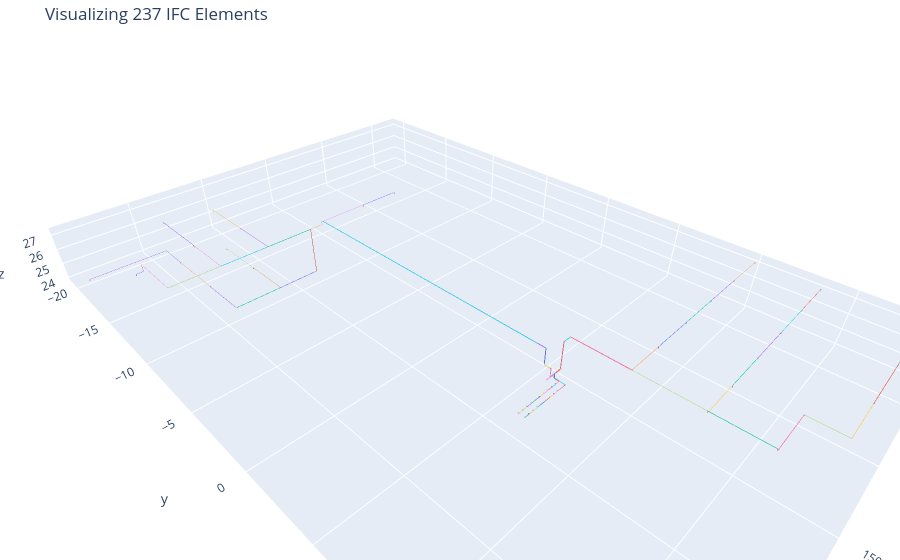

Notebook cell for this chart:
### Code cell
guids = list(runs[1]) 
print(len(guids))
#pprint(guids) 
visualize_ifc_elements(lvi_spr_ifc, guids)
